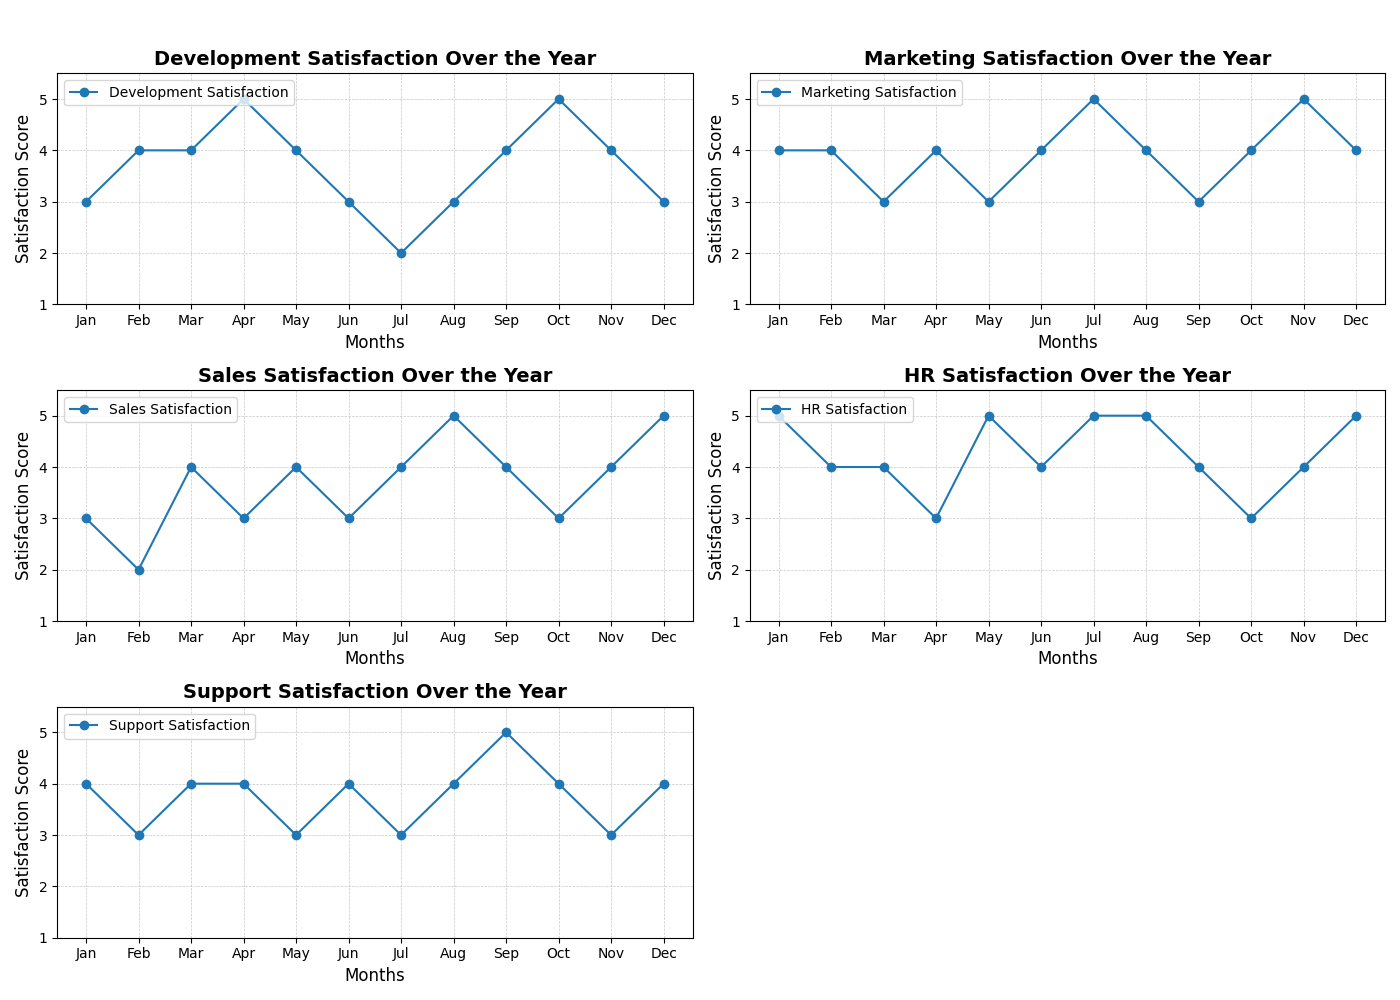

Reproduce this figure in Python.
import matplotlib.pyplot as plt
import numpy as np

# Backstory:
# We are visualizing the overall satisfaction levels of employees in different departments of a tech company
# over the course of a year. Each month, employees provided their satisfaction scores on a scale of 1 to 5.

# Departments
departments = ["Development", "Marketing", "Sales", "HR", "Support"]

# Monthly satisfaction scores for each department (Jan to Dec)
development_scores = [3, 4, 4, 5, 4, 3, 2, 3, 4, 5, 4, 3]
marketing_scores = [4, 4, 3, 4, 3, 4, 5, 4, 3, 4, 5, 4]
sales_scores = [3, 2, 4, 3, 4, 3, 4, 5, 4, 3, 4, 5]
hr_scores = [5, 4, 4, 3, 5, 4, 5, 5, 4, 3, 4, 5]
support_scores = [4, 3, 4, 4, 3, 4, 3, 4, 5, 4, 3, 4]

# Store scores in a dictionary for easier plotting
satisfaction_data = {
    "Development": development_scores,
    "Marketing": marketing_scores,
    "Sales": sales_scores,
    "HR": hr_scores,
    "Support": support_scores
}

# Months
months = np.array(["Jan", "Feb", "Mar", "Apr", "May", "Jun", "Jul", "Aug", "Sep", "Oct", "Nov", "Dec"])

# Create the figure and subplots
fig, axes = plt.subplots(3, 2, figsize=(14, 10))
axes = axes.flatten()  # Flatten the matrix of axes into a single array for easy iteration
fig.delaxes(axes[-1])  # Remove the last subplot as we have 5 departments and 6 subplots

for ax, (dept, scores) in zip(axes, satisfaction_data.items()):
    ax.plot(months, scores, marker='o', linestyle='-', label=f'{dept} Satisfaction')
    ax.set_title(f'{dept} Satisfaction Over the Year', fontsize=14, fontweight='bold')
    ax.set_xlabel('Months', fontsize=12)
    ax.set_ylabel('Satisfaction Score', fontsize=12)
    ax.set_ylim(1, 5.5)
    ax.grid(True, linestyle='--', linewidth=0.5, alpha=0.7)
    ax.legend(loc='upper left')

# Set the overall title for the figure
plt.suptitle("Employee Satisfaction Scores Over the Year in Different Departments", fontsize=16, fontweight='bold', y=1.02)

# Automatically adjust layout
plt.tight_layout()

# Display the plot
plt.show()
